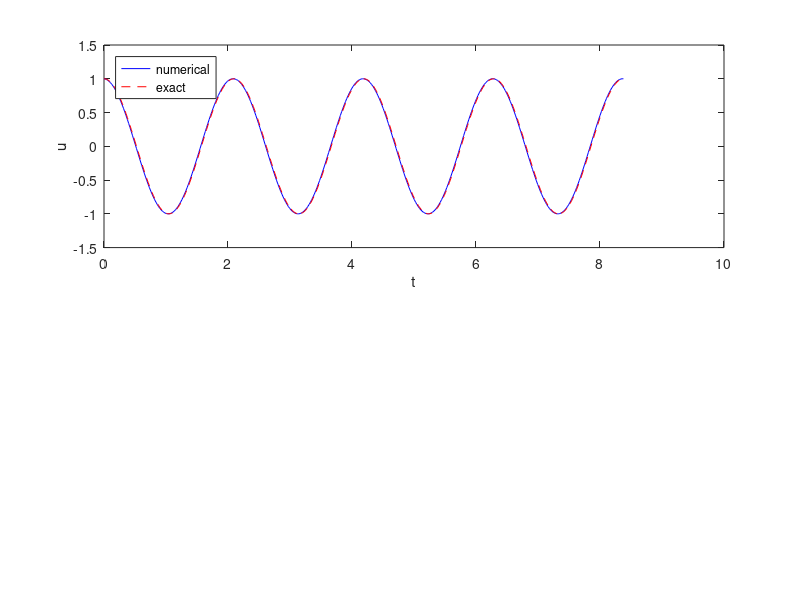

MATLAB code to generate this figure: (Note: this script raises an error after producing the figure.)
% Program which implements Euler-Cromer scheme

clc, clear, close all

omega = 3;
P = 2*pi/omega;
dt = P/100;
T = 4*P;
N_t = floor(round(T/dt));
t = linspace(0, N_t*dt, N_t+1);

u = zeros(N_t+1, 1);
v = zeros(N_t+1, 1);

% Initial condition
X_0 = 1;
u(1) = X_0;
v(1) = 0;

% Step equations forward in time
for n = 1:N_t
    v(n+1) = v(n) - dt*omega^2*u(n);
    u(n+1) = u(n) + dt*v(n+1);
end

true_sol = X_0*cos(omega*t);
subplot(2,1,1);
plot(t, u, 'b-',t, true_sol, 'r--');
legend('numerical', 'exact', 'Location','northwest');
xlabel('t');
ylabel('u');

%u = X_0*cos(omega*t); v = -omega*X_0*sin(omega*t); % Exact solution for the energy
[pot, kin] = osc_energy(u, v, omega);
total = pot + kin;
title('Euler-Cromer');
subplot(2,1,2);
plot(t, pot, 'm-')
hold on
plot(t, kin, 'b-')
hold on
plot(t, total, 'k-')
xlabel('t');
ylabel('Energy')
legend('Potencial E', 'Kinetic E' ,'Total E','Location','northwest')

